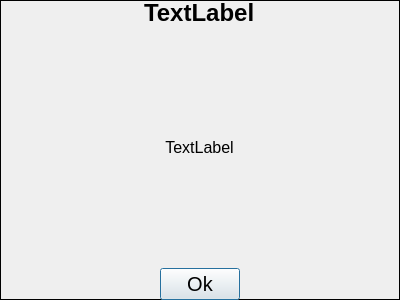
<?xml version="1.0" encoding="UTF-8"?>
<ui version="4.0">
 <class>PopupMessage</class>
 <widget class="QDialog" name="PopupMessage">
  <property name="geometry">
   <rect>
    <x>0</x>
    <y>0</y>
    <width>400</width>
    <height>300</height>
   </rect>
  </property>
  <property name="windowTitle">
   <string>Dialog</string>
  </property>
  <property name="styleSheet">
   <string notr="true">QDialog#PopupMessage{
	border-style: solid;
	border-width: 1px;
	border-color: black;
}</string>
  </property>
  <widget class="QWidget" name="verticalLayoutWidget">
   <property name="geometry">
    <rect>
     <x>-1</x>
     <y>-1</y>
     <width>401</width>
     <height>301</height>
    </rect>
   </property>
   <layout class="QVBoxLayout" name="verticalLayout">
    <item>
     <layout class="QHBoxLayout" name="horizontalLayout">
      <item>
       <spacer name="horizontalSpacer_4">
        <property name="orientation">
         <enum>Qt::Horizontal</enum>
        </property>
        <property name="sizeHint" stdset="0">
         <size>
          <width>40</width>
          <height>20</height>
         </size>
        </property>
       </spacer>
      </item>
      <item>
       <widget class="QLabel" name="Title">
        <property name="font">
         <font>
          <pointsize>18</pointsize>
          <weight>75</weight>
          <bold>true</bold>
         </font>
        </property>
        <property name="text">
         <string>TextLabel</string>
        </property>
       </widget>
      </item>
      <item>
       <spacer name="horizontalSpacer_3">
        <property name="orientation">
         <enum>Qt::Horizontal</enum>
        </property>
        <property name="sizeHint" stdset="0">
         <size>
          <width>40</width>
          <height>20</height>
         </size>
        </property>
       </spacer>
      </item>
     </layout>
    </item>
    <item>
     <spacer name="verticalSpacer_2">
      <property name="orientation">
       <enum>Qt::Vertical</enum>
      </property>
      <property name="sizeHint" stdset="0">
       <size>
        <width>20</width>
        <height>40</height>
       </size>
      </property>
     </spacer>
    </item>
    <item>
     <layout class="QHBoxLayout" name="horizontalLayout_3">
      <item>
       <widget class="QLabel" name="Message">
        <property name="font">
         <font>
          <pointsize>12</pointsize>
         </font>
        </property>
        <property name="text">
         <string>TextLabel</string>
        </property>
        <property name="alignment">
         <set>Qt::AlignCenter</set>
        </property>
        <property name="wordWrap">
         <bool>true</bool>
        </property>
       </widget>
      </item>
     </layout>
    </item>
    <item>
     <spacer name="verticalSpacer">
      <property name="orientation">
       <enum>Qt::Vertical</enum>
      </property>
      <property name="sizeHint" stdset="0">
       <size>
        <width>20</width>
        <height>40</height>
       </size>
      </property>
     </spacer>
    </item>
    <item>
     <layout class="QHBoxLayout" name="horizontalLayout_2">
      <item>
       <spacer name="horizontalSpacer_2">
        <property name="orientation">
         <enum>Qt::Horizontal</enum>
        </property>
        <property name="sizeHint" stdset="0">
         <size>
          <width>40</width>
          <height>20</height>
         </size>
        </property>
       </spacer>
      </item>
      <item>
       <widget class="QPushButton" name="okButton">
        <property name="font">
         <font>
          <pointsize>15</pointsize>
         </font>
        </property>
        <property name="text">
         <string>Ok</string>
        </property>
       </widget>
      </item>
      <item>
       <spacer name="horizontalSpacer">
        <property name="orientation">
         <enum>Qt::Horizontal</enum>
        </property>
        <property name="sizeHint" stdset="0">
         <size>
          <width>40</width>
          <height>20</height>
         </size>
        </property>
       </spacer>
      </item>
     </layout>
    </item>
   </layout>
  </widget>
 </widget>
 <resources/>
 <connections>
  <connection>
   <sender>okButton</sender>
   <signal>clicked()</signal>
   <receiver>PopupMessage</receiver>
   <slot>close()</slot>
   <hints>
    <hint type="sourcelabel">
     <x>199</x>
     <y>285</y>
    </hint>
    <hint type="destinationlabel">
     <x>199</x>
     <y>149</y>
    </hint>
   </hints>
  </connection>
 </connections>
</ui>
